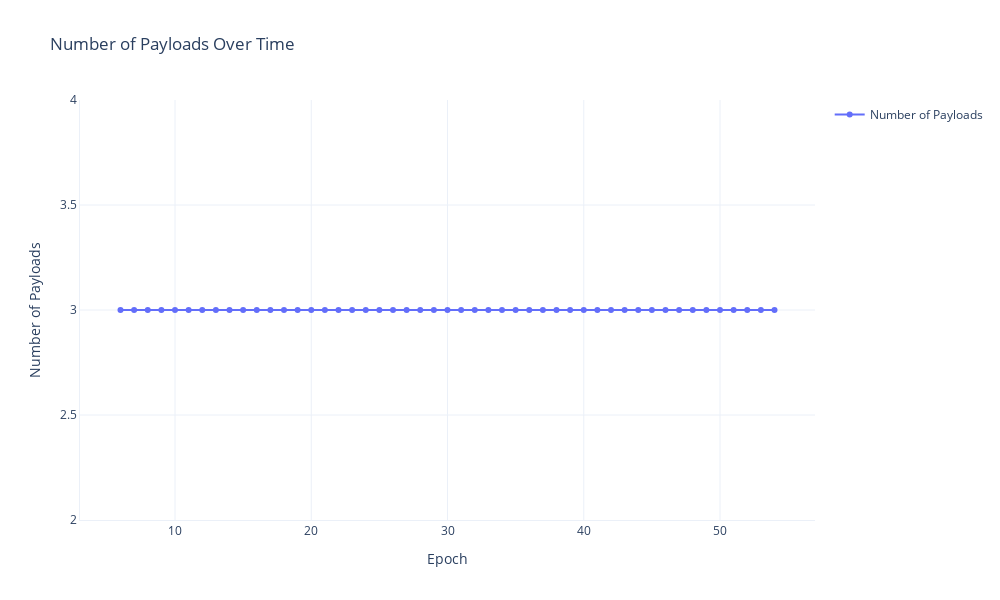

The code cell stored with this chart in its notebook:
### Code cell
import pandas as pd

# Ensure all epochs are included
all_epochs = pd.DataFrame({'epoch': range(reputer_payload_df['epoch'].min(), reputer_payload_df['epoch'].max() + 1)})

# Merge the epochs with the payload data, filling missing epochs with payload_count = 0
reputer_payload_df_full = pd.merge(all_epochs, reputer_payload_df[['epoch', 'payload_count']], on='epoch', how='left').fillna({'payload_count': 0})

# Create plot
fig = go.Figure()

# Add number of payloads trace
fig.add_trace(
    go.Scatter(
        x=reputer_payload_df_full['epoch'],
        y=reputer_payload_df_full['payload_count'],
        mode='lines+markers',
        name='Number of Payloads',
        marker=dict(size=6),
        line=dict(width=2),
        hovertemplate='<b>Epoch:</b> %{x}<br><b>Number of Payloads:</b> %{y}<extra></extra>'
    )
)

# Update layout
fig.update_layout(
    title='Number of Payloads Over Time',
    xaxis_title='Epoch',
    yaxis_title='Number of Payloads',
    height=600,
    width=1000,
    template='plotly_white',
    hovermode='x unified',
    showlegend=True,
    xaxis=dict(
        showspikes=True,
        spikemode='across',
        spikesnap='cursor',
        spikethickness=1,
        showline=True,
        showgrid=True
    ),
    yaxis=dict(
        showspikes=True,
        spikemode='across',
        spikesnap='cursor',
        spikethickness=1,
        showline=True,
        showgrid=True,
        rangemode='nonnegative'  # Ensures y-axis starts at 0 or above
    )
)

fig.show()

### Figure 1 — Plotly figure (JSON) as saved in the notebook; plotly's stock layout.template omitted (floating-point values rounded to 4 significant figures)
{"data": [{"hovertemplate": "<b>Epoch:</b> %{x}<br><b>Number of Payloads:</b> %{y}<extra></extra>", "line": {"width": 2}, "marker": {"size": 6}, "mode": "lines+markers", "name": "Number of Payloads", "type": "scatter", "x": [6, 7, 8, 9, 10, 11, 12, 13, 14, 15, 16, 17, 18, 19, 20, 21, 22, 23, 24, 25, 26, 27, 28, 29, 30, 31, 32, 33, 34, 35, 36, 37, 38, 39, 40, 41, 42, 43, 44, 45, 46, 47, 48, 49, 50, 51, 52, 53, 54], "y": [3, 3, 3, 3, 3, 3, 3, 3, 3, 3, 3, 3, 3, 3, 3, 3, 3, 3, 3, 3, 3, 3, 3, 3, 3, 3, 3, 3, 3, 3, 3, 3, 3, 3, 3, 3, 3, 3, 3, 3, 3, 3, 3, 3, 3, 3, 3, 3, 3]}], "layout": {"height": 600, "hovermode": "x unified", "showlegend": true, "title": {"text": "Number of Payloads Over Time"}, "width": 1000, "xaxis": {"showgrid": true, "showline": true, "showspikes": true, "spikemode": "across", "spikesnap": "cursor", "spikethickness": 1, "title": {"text": "Epoch"}}, "yaxis": {"rangemode": "nonnegative", "showgrid": true, "showline": true, "showspikes": true, "spikemode": "across", "spikesnap": "cursor", "spikethickness": 1, "title": {"text": "Number of Payloads"}}}}
